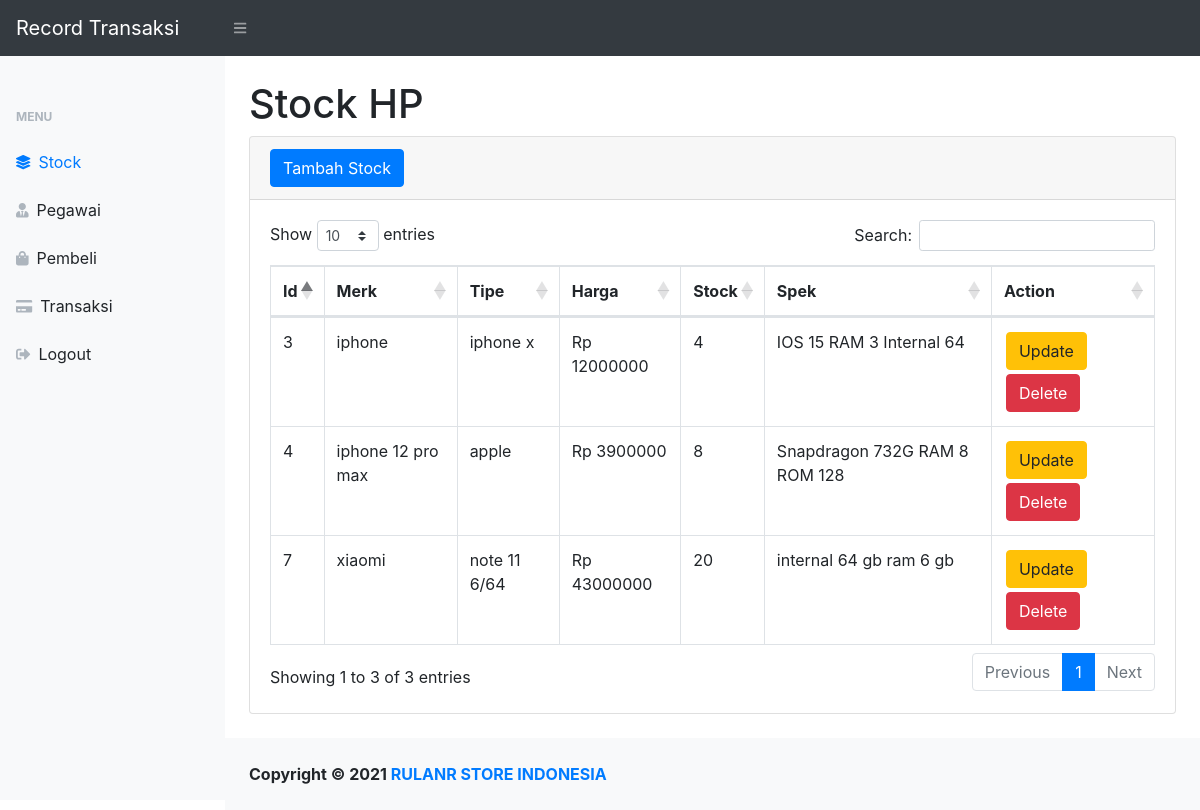
Screenshot of /index.php (signed in) with the database file from the repository.
### tables this page shows
CREATE TABLE `handphone` (
  `id_hp` int(11) NOT NULL,
  `merk` varchar(20) DEFAULT NULL,
  `tipe` varchar(20) DEFAULT NULL,
  `harga_hp` int(11) DEFAULT NULL,
  `stock_hp` int(11) DEFAULT NULL,
  `spesifikasi` varchar(256) DEFAULT NULL
);

### index.php (the view, shortened to what this page needs)
<?php
require 'function.php';
?>
<!DOCTYPE html>
<html lang="en">
<head>
    <link href="css/styles.css" rel="stylesheet" />
    <link href="https://cdn.datatables.net/1.10.20/css/dataTables.bootstrap4.min.css" rel="stylesheet" />
</head>
<body class="sb-nav-fixed">
    <nav class="sb-topnav navbar navbar-expand navbar-dark bg-dark">
        <a class="navbar-brand" href="index.php">Record Transaksi</a>
        <button class="btn btn-link btn-sm order-1 order-lg-0" id="sidebarToggle" href="#"><i class="fas fa-bars"></i></button>
    </nav>
    <div id="layoutSidenav">
        <div id="layoutSidenav_nav">
            <nav class="sb-sidenav accordion sb-sidenav-light" id="sidenavAccordion">
                <div class="sb-sidenav-menu">
                    <div class="nav">
                        <?php
                        $nama = mysqli_query($conn, "select * from login");
                        while ($list = mysqli_fetch_array($nama)) {
                        ?>
                            <div>
                            </div>
                        <?php
                        }
                        ?>
                        <div class="sb-sidenav-menu-heading">Menu</div>
                        <a class="nav-link" href="index.php">
                            <div class="sb-nav-link-icon"><i class="fas fa-layer-group"></i></div>
                            Stock
                        </a>
                        <a class="nav-link" href="pegawai.php">
                            <div class="sb-nav-link-icon"><i class="fas fa-user-tie"></i></div>
                            Pegawai
                        </a>
                        <a class="nav-link" href="pembeli.php">
                            <div class="sb-nav-link-icon"><i class="fas fa-shopping-bag"></i></div>
                            Pembeli
                        </a>
                        <a class="nav-link" href="transaksi.php">
                            <div class="sb-nav-link-icon"><i class="fas fa-credit-card"></i></div>
                            Transaksi
                        </a>
                        <a class="nav-link" href="logout.php">
                            <div class="sb-nav-link-icon"><i class="fas fa-sign-out-alt"></i></div>
                            Logout
                        </a>
                    </div>
                </div>
            </nav>
        </div>
        <div id="layoutSidenav_content">
            <main>
                <div class="container-fluid">
                    <h1 class="mt-4">Stock HP</h1>
                    <div class="card mb-4">
                        <div class="card-header">
                            <button type="button" class="btn btn-primary" data-toggle="modal" data-target="#hpmodal">
                                Tambah Stock
                            </button>
                        </div>
                        <div class="card-body">
                            <div class="table-responsive">
                                <table class="table table-bordered" id="dataTable" width="100%" cellspacing="0">
                                    <thead>
                                        <tr>
                                            <th>Id</th>
                                            <th>Merk</th>
                                            <th>Tipe</th>
                                            <th>Harga</th>
                                            <th>Stock</th>
                                            <th>Spek</th>
                                            <th>Action</th>
                                        </tr>
                                    </thead>
                                    <tbody>
                                        <?php
                                        $viewhandphone = mysqli_query($conn, "SELECT * FROM `handphone`");
                                        while ($data = mysqli_fetch_array($viewhandphone)) {
                                            $id_hp = $data['id_hp'];
                                            $merk = $data['merk'];
                                            $tipe = $data['tipe'];
                                            $harga = $data['harga_hp'];
                                            $stock = $data['stock_hp'];
                                            $spek = $data['spesifikasi'];
                                        ?>
                                            <tr>
                                                <td><?= $id_hp; ?></td>
                                                <td><?= $merk; ?></td>
                                                <td><?= $tipe; ?></td>
                                                <td><?= "Rp " . $harga; ?></td>
                                                <td><?= $stock ?></td>
                                                <td><?= $spek; ?></td>
                                                <td>
                                                    <button style="margin: 2px;" type="button" class="btn btn-warning" data-toggle="modal" data-target="#modalupdate<?= $id_hp; ?>">Update</button>
                                                    <button style="margin: 2px;" type="button" class="btn btn-danger" data-toggle="modal" data-target="#modaldelete<?= $id_hp; ?>">Delete</button>
                                                </td>
                                            </tr>
                                        <?php
                                        };
                                        ?>
                                    </tbody>
                                </table>
                            </div>
                        </div>
                    </div>
                </div>
            </main>
            <footer class="py-4 bg-light mt-auto">
                <div class="container-fluid">
                        <div><strong>Copyright &copy; 2021 <a href="#">RULANR STORE INDONESIA</a></strong></div>
                </div>
            </footer>
        </div>
    </div>
</body>
</html>

### rows the page displays
handphone: id_hp "3", merk "iphone", tipe "iphone x", harga_hp "12000000", stock_hp "4", spesifikasi "IOS 15 RAM 3 Internal 64"
handphone: id_hp "4", merk "iphone 12 pro max", tipe "apple", harga_hp "3900000", stock_hp "8", spesifikasi "Snapdragon 732G RAM 8 ROM 128"
handphone: id_hp "7", merk "xiaomi", tipe "note 11 6/64", harga_hp "43000000", stock_hp "20", spesifikasi "internal 64 gb ram 6 gb"
